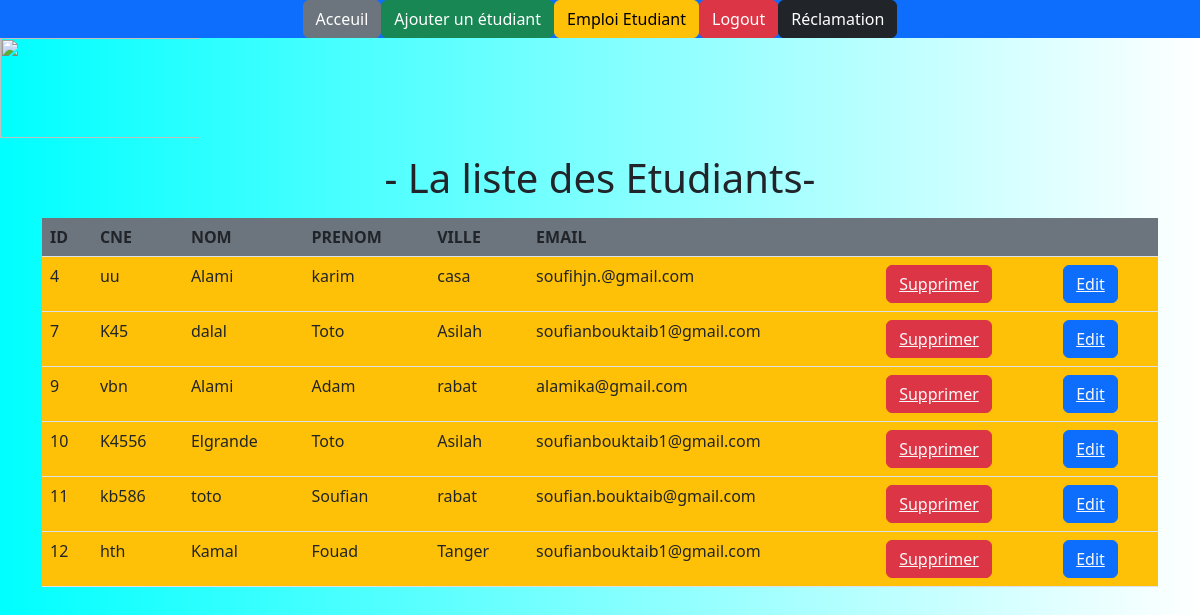
/pages/acceuil.php (signed in), run on the app's committed database.
### tables this page shows
CREATE TABLE `etudiants` (
  `ID` int(255) NOT NULL,
  `CNE` varchar(255) NOT NULL,
  `Nom` varchar(255) NOT NULL,
  `Prenom` varchar(255) NOT NULL,
  `Ville` varchar(255) NOT NULL,
  `Email` varchar(255) NOT NULL
);

### pages/acceuil.php (the view, shortened to what this page needs)
<html>
    <head>
    <link href="https://cdn.jsdelivr.net/npm/bootstrap@5.2.3/dist/css/bootstrap.min.css" rel="stylesheet"
>
</head>
<body>
<center>
 <nav>
    <ul class="nav bg-primary d-flex justify-content-center">
       <li><a href="acceuil.php" class="btn btn-secondary">Acceuil</a></li>
       <li><a href="inserer.php" class="btn btn-success">Ajouter un étudiant</a></li>
       <li><a href="emploietu.php" class="btn btn-warning" >Emploi Etudiant</a> </li>
       <li><a href="logout.php" class="btn btn-danger" >Logout</a> </li>
       <li><a href="#" class="btn btn-dark">Réclamation</a></li>
    </ul>
</nav>
 </center>
<img height="100" width="200" src="uploads\Ensat.jpg">
 <h1 class="text-center my-3 ">- La liste des Etudiants-</h1>
<?php
$conn=mysqli_connect('localhost','Sos','18901890','ensatdata');
    $sql="select * from Etudiants";
    $res=mysqli_query($conn,$sql);
    ?>
    <div class="container">
    <table class="table my-3 py-3 bg-warning  ">
        <thead>
        <tr class ="bg-secondary">
            <th scope="col">ID</th>
            <th scope="col">CNE</th>
            <th scope="col">NOM</th>
            <th scope="col">PRENOM</th>
            <th scope="col">VILLE</th>
            <th scope="col">EMAIL</th>
            <th colspan="2"></th>
        </tr>
        </thead>
        <tbody>
        <?php while($v=mysqli_fetch_array($res)) { ?>
        <tr>
            <td scope="col"><?=$v[0]?></td>
            <td scope="col"><?=$v[1]?></td>
            <td scope="col"><?=$v[2]?></td>
            <td scope="col"><?=$v[3]?></td>
            <td scope="col"><?=$v[4]?></td>
            <td scope="col"><?=$v[5]?></td>
            <td scope="col"><button class="btn btn-danger text-dark"><a class="text-light" href="delete.php?id=<?=$v[0]?>">Supprimer</a></button></td>
            <td scope="col"><button class="btn btn-primary text-dark"><a class="text-light" href="Editer.php?id=<?=$v[0]?>">Edit</a></button></td>
        </tr>
        <?php } ?>
        </tbody>
    </table>
    </div>
</body>
</html>

### pages/acceuil.php (style rules this page uses)
body { background: linear-gradient(to right, aqua, white); }

### data on the page
etudiants: ID "4", CNE "uu", Nom "Alami", Prenom "karim", Ville "casa", Email "soufihjn.@gmail.com"
etudiants: ID "7", CNE "K45", Nom "dalal", Prenom "Toto", Ville "Asilah", Email "soufianbouktaib1@gmail.com"
etudiants: ID "9", CNE "vbn", Nom "Alami", Prenom "Adam", Ville "rabat", Email "alamika@gmail.com"
etudiants: ID "10", CNE "K4556", Nom "Elgrande", Prenom "Toto", Ville "Asilah", Email "soufianbouktaib1@gmail.com"
etudiants: ID "11", CNE "kb586", Nom "toto", Prenom "Soufian", Ville "rabat", Email "soufian.bouktaib@gmail.com"
etudiants: ID "12", CNE "hth", Nom "Kamal", Prenom "Fouad", Ville "Tanger", Email "soufianbouktaib1@gmail.com"
